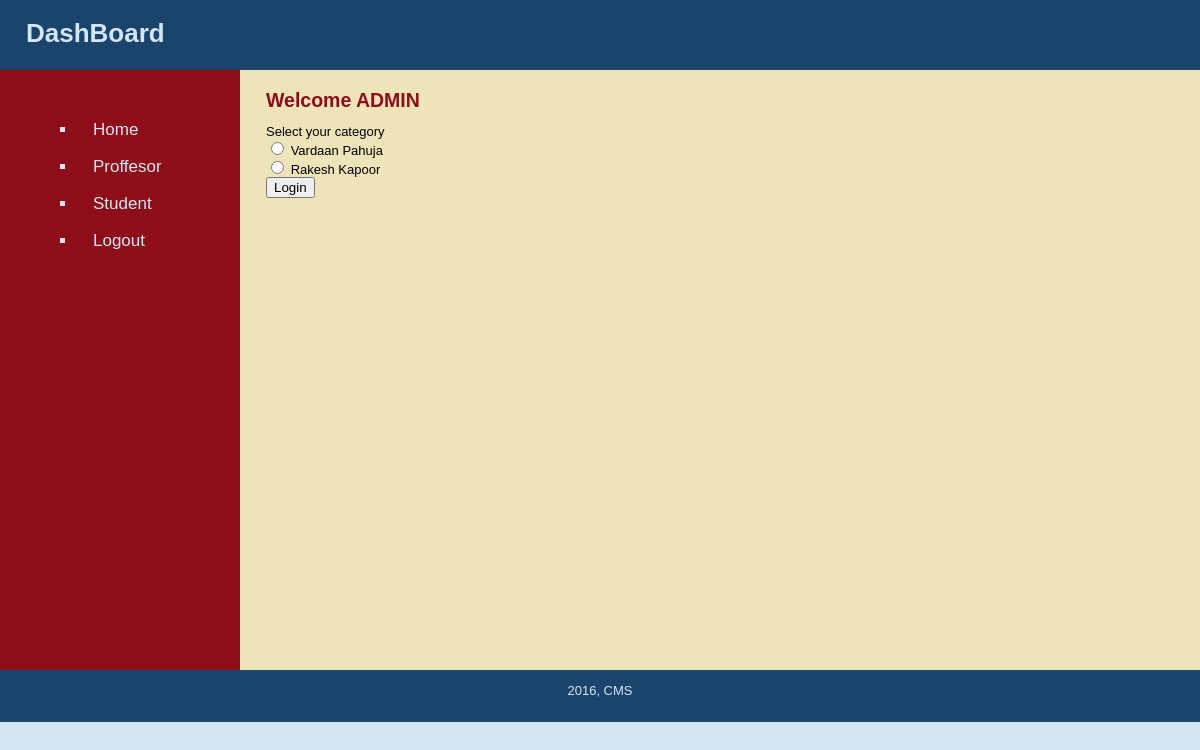
Page /admin_dashboard.php?student on the earlier database version.
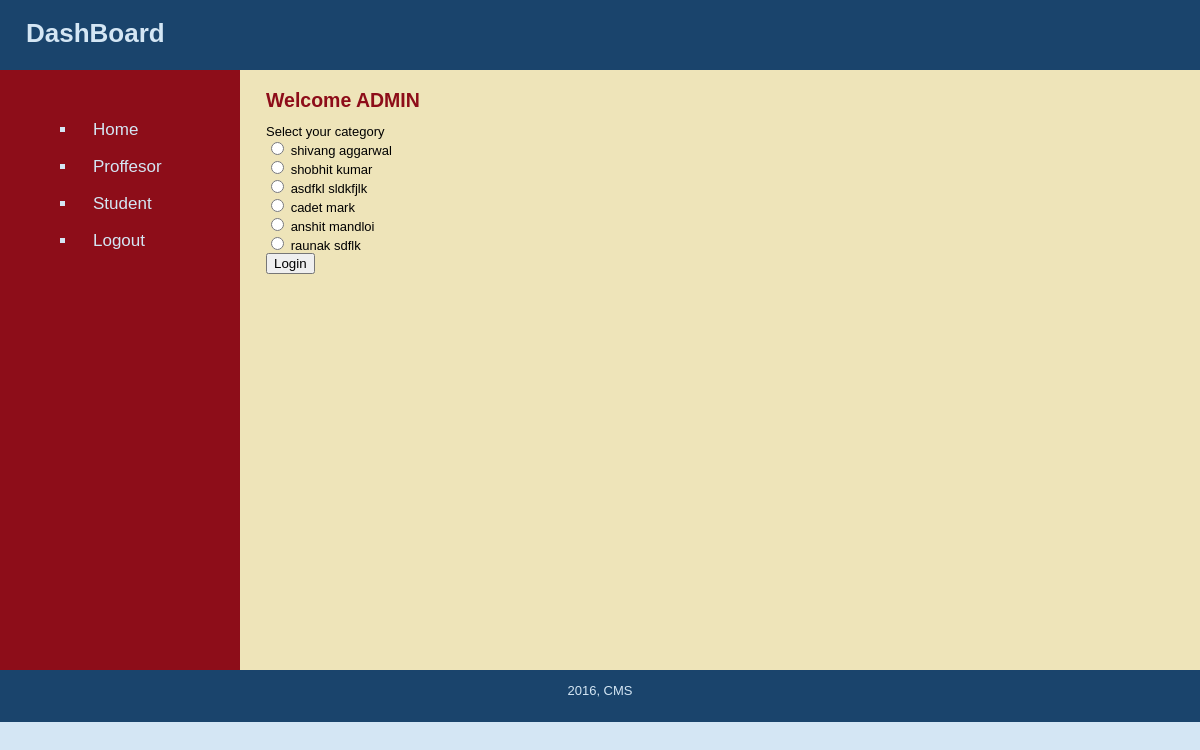
Same page on the later database version.
### tables this page shows
CREATE TABLE IF NOT EXISTS `student` (
`Student_id` int(11) NOT NULL,
  `Firstname` varchar(255) DEFAULT NULL,
  `Lastname` varchar(255) DEFAULT NULL,
  `email_id` varchar(255) DEFAULT NULL,
  `username` varchar(20) DEFAULT NULL,
  `password` varchar(20) DEFAULT NULL,
  `DOB` date DEFAULT NULL
);

### show_student.php (the view)
<form action="set_variable.php?user_type=Student" method="post">
	<div class="form-group">
	    <label for="exampleusertype1">Select your category </label></br>
	    <?php
	    $sql = "SELECT * FROM student";
	    $result = mysql_query($sql,$conn);
	    while($row = mysql_fetch_array($result,MYSQL_ASSOC))
	    {
	    	?>
	    	<input type="radio" name="user_id" value=<?php echo $row['Student_id']; ?> > <?php echo $row['Firstname']." ".$row['Lastname'];?> <br>
	    	<?php
	    }
		?>
	</div>
	<button type="submit" class="btn btn-success" name="LOGIN">Login</button>
</form>

Differences in the rows shown:
removed student: Firstname "Vardaan", Lastname "Pahuja"
added student: Firstname "shivang", Lastname "aggarwal"
changed student: Firstname "Rakesh" → "shobhit"; Lastname "Kapoor" → "kumar"
added student: Firstname "asdfkl", Lastname "sldkfjlk"
added student: Firstname "cadet", Lastname "mark"
added student: Firstname "anshit", Lastname "mandloi"
added student: Firstname "raunak", Lastname "sdflk"
